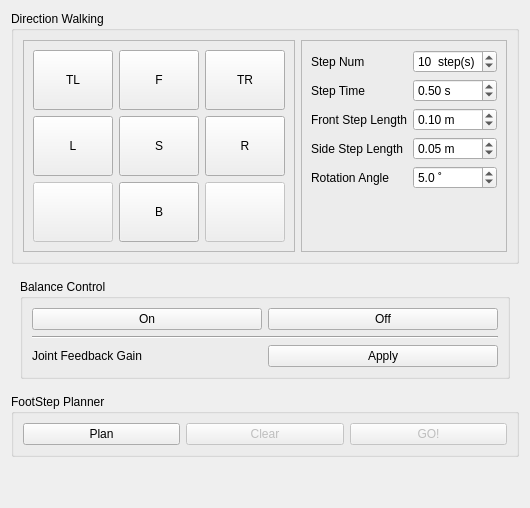
         <widget class="QWidget" name="tab_walking_module">
          <property name="enabled">
           <bool>true</bool>
          </property>
          <attribute name="title">
           <string>Walking</string>
          </attribute>
          <layout class="QVBoxLayout" name="verticalLayout_5">
           <item>
            <widget class="QGroupBox" name="groupBox">
             <property name="title">
              <string>Direction Walking</string>
             </property>
             <layout class="QHBoxLayout" name="horizontalLayout_3">
              <item>
               <widget class="QFrame" name="directon_walking_frame">
                <property name="frameShape">
                 <enum>QFrame::StyledPanel</enum>
                </property>
                <layout class="QGridLayout" name="gridLayout_4">
                 <item row="0" column="0">
                  <widget class="QPushButton" name="A0_button_fl">
                   <property name="minimumSize">
                    <size>
                     <width>60</width>
                     <height>60</height>
                    </size>
                   </property>
                   <property name="maximumSize">
                    <size>
                     <width>100</width>
                     <height>100</height>
                    </size>
                   </property>
                   <property name="text">
                    <string>TL</string>
                   </property>
                  </widget>
                 </item>
                 <item row="3" column="0">
                  <widget class="QPushButton" name="C0_button_bl">
                   <property name="enabled">
                    <bool>false</bool>
                   </property>
                   <property name="minimumSize">
                    <size>
                     <width>60</width>
                     <height>60</height>
                    </size>
                   </property>
                   <property name="maximumSize">
                    <size>
                     <width>100</width>
                     <height>100</height>
                    </size>
                   </property>
                   <property name="text">
                    <string/>
                   </property>
                  </widget>
                 </item>
                 <item row="0" column="2">
                  <widget class="QPushButton" name="A2_button_fr">
                   <property name="minimumSize">
                    <size>
                     <width>60</width>
                     <height>60</height>
                    </size>
                   </property>
                   <property name="maximumSize">
                    <size>
                     <width>100</width>
                     <height>100</height>
                    </size>
                   </property>
                   <property name="text">
                    <string>TR</string>
                   </property>
                  </widget>
                 </item>
                 <item row="2" column="2">
                  <widget class="QPushButton" name="B2_button_r">
                   <property name="minimumSize">
                    <size>
                     <width>60</width>
                     <height>60</height>
                    </size>
                   </property>
                   <property name="maximumSize">
                    <size>
                     <width>100</width>
                     <height>100</height>
                    </size>
                   </property>
                   <property name="text">
                    <string>R</string>
                   </property>
                  </widget>
                 </item>
                 <item row="2" column="1">
                  <widget class="QPushButton" name="B1_button_stop">
                   <property name="enabled">
                    <bool>true</bool>
                   </property>
                   <property name="minimumSize">
                    <size>
                     <width>60</width>
                     <height>60</height>
                    </size>
                   </property>
                   <property name="maximumSize">
                    <size>
                     <width>100</width>
                     <height>100</height>
                    </size>
                   </property>
                   <property name="text">
                    <string>S</string>
                   </property>
                  </widget>
                 </item>
                 <item row="2" column="0">
                  <widget class="QPushButton" name="B0_button_l">
                   <property name="minimumSize">
                    <size>
                     <width>60</width>
                     <height>60</height>
                    </size>
                   </property>
                   <property name="maximumSize">
                    <size>
                     <width>100</width>
                     <height>100</height>
                    </size>
                   </property>
                   <property name="text">
                    <string>L</string>
                   </property>
                  </widget>
                 </item>
                 <item row="3" column="1">
                  <widget class="QPushButton" name="C1_button_b">
                   <property name="minimumSize">
                    <size>
                     <width>60</width>
                     <height>60</height>
                    </size>
                   </property>
                   <property name="maximumSize">
                    <size>
                     <width>100</width>
                     <height>100</height>
                    </size>
                   </property>
                   <property name="text">
                    <string>B</string>
                   </property>
                  </widget>
                 </item>
                 <item row="3" column="2">
                  <widget class="QPushButton" name="C2_button_br">
                   <property name="enabled">
                    <bool>false</bool>
                   </property>
                   <property name="minimumSize">
                    <size>
                     <width>60</width>
                     <height>60</height>
                    </size>
                   </property>
                   <property name="maximumSize">
                    <size>
                     <width>100</width>
                     <height>100</height>
                    </size>
                   </property>
                   <property name="text">
                    <string/>
                   </property>
                  </widget>
                 </item>
                 <item row="0" column="1">
                  <widget class="QPushButton" name="A1_button_f">
                   <property name="minimumSize">
                    <size>
                     <width>60</width>
                     <height>60</height>
                    </size>
                   </property>
                   <property name="maximumSize">
                    <size>
                     <width>100</width>
                     <height>100</height>
                    </size>
                   </property>
                   <property name="text">
                    <string>F</string>
                   </property>
                  </widget>
                 </item>
                </layout>
               </widget>
              </item>
              <item>
               <widget class="QFrame" name="direction_param_frame">
                <property name="frameShape">
                 <enum>QFrame::StyledPanel</enum>
                </property>
                <property name="frameShadow">
                 <enum>QFrame::Plain</enum>
                </property>
                <layout class="QFormLayout" name="formLayout">
                 <item row="2" column="1">
                  <widget class="QSpinBox" name="A1_spinbox_step_num">
                   <property name="suffix">
                    <string>  step(s)</string>
                   </property>
                   <property name="minimum">
                    <number>2</number>
                   </property>
                   <property name="value">
                    <number>10</number>
                   </property>
                  </widget>
                 </item>
                 <item row="2" column="0">
                  <widget class="QLabel" name="A0_label_step_num">
                   <property name="text">
                    <string>Step Num</string>
                   </property>
                  </widget>
                 </item>
                 <item row="4" column="0">
                  <widget class="QLabel" name="B0_label_f_step_length">
                   <property name="text">
                    <string>Front Step Length</string>
                   </property>
                  </widget>
                 </item>
                 <item row="4" column="1">
                  <widget class="QDoubleSpinBox" name="B1_spinbox_f_step_length">
                   <property name="suffix">
                    <string> m</string>
                   </property>
                   <property name="decimals">
                    <number>2</number>
                   </property>
                   <property name="maximum">
                    <double>2.000000000000000</double>
                   </property>
                   <property name="singleStep">
                    <double>0.010000000000000</double>
                   </property>
                   <property name="value">
                    <double>0.100000000000000</double>
                   </property>
                  </widget>
                 </item>
                 <item row="5" column="0">
                  <widget class="QLabel" name="C0_label_s_step_length">
                   <property name="text">
                    <string>Side Step Length</string>
                   </property>
                  </widget>
                 </item>
                 <item row="5" column="1">
                  <widget class="QDoubleSpinBox" name="C1_spinbox_s_step_length">
                   <property name="suffix">
                    <string> m</string>
                   </property>
                   <property name="decimals">
                    <number>2</number>
                   </property>
                   <property name="maximum">
                    <double>2.000000000000000</double>
                   </property>
                   <property name="singleStep">
                    <double>0.010000000000000</double>
                   </property>
                   <property name="value">
                    <double>0.050000000000000</double>
                   </property>
                  </widget>
                 </item>
                 <item row="6" column="0">
                  <widget class="QLabel" name="D0_label_r_angle">
                   <property name="text">
                    <string>Rotation Angle</string>
                   </property>
                  </widget>
                 </item>
                 <item row="6" column="1">
                  <widget class="QDoubleSpinBox" name="D1_spinbox_r_angle">
                   <property name="suffix">
                    <string> ˚</string>
                   </property>
                   <property name="decimals">
                    <number>1</number>
                   </property>
                   <property name="maximum">
                    <double>180.000000000000000</double>
                   </property>
                   <property name="singleStep">
                    <double>5.000000000000000</double>
                   </property>
                   <property name="value">
                    <double>5.000000000000000</double>
                   </property>
                  </widget>
                 </item>
                 <item row="3" column="0">
                  <widget class="QLabel" name="AB0_label_step_time">
                   <property name="text">
                    <string>Step Time</string>
                   </property>
                  </widget>
                 </item>
                 <item row="3" column="1">
                  <widget class="QDoubleSpinBox" name="AB1_spinbox_step_time">
                   <property name="suffix">
                    <string> s</string>
                   </property>
                   <property name="maximum">
                    <double>10.000000000000000</double>
                   </property>
                   <property name="singleStep">
                    <double>0.010000000000000</double>
                   </property>
                   <property name="value">
                    <double>0.500000000000000</double>
                   </property>
                  </widget>
                 </item>
                </layout>
               </widget>
              </item>
             </layout>
            </widget>
           </item>
           <item>
            <widget class="QWidget" name="widget" native="true">
             <layout class="QVBoxLayout" name="verticalLayout_6">
              <item>
               <widget class="QGroupBox" name="groupBox_3">
                <property name="title">
                 <string>Balance Control</string>
                </property>
                <layout class="QGridLayout" name="gridLayout_9">
                 <item row="0" column="0" colspan="2">
                  <widget class="QPushButton" name="button_balance_on">
                   <property name="text">
                    <string>On</string>
                   </property>
                  </widget>
                 </item>
                 <item row="0" column="2" colspan="2">
                  <widget class="QPushButton" name="button_balance_off">
                   <property name="text">
                    <string>Off</string>
                   </property>
                  </widget>
                 </item>
                 <item row="2" column="2" colspan="2">
                  <widget class="QPushButton" name="button_feedback_gain_apply">
                   <property name="text">
                    <string>Apply</string>
                   </property>
                  </widget>
                 </item>
                 <item row="1" column="0" colspan="4">
                  <widget class="Line" name="line_5">
                   <property name="orientation">
                    <enum>Qt::Horizontal</enum>
                   </property>
                  </widget>
                 </item>
                 <item row="2" column="0" colspan="2">
                  <widget class="QLabel" name="label_10">
                   <property name="text">
                    <string>Joint Feedback Gain</string>
                   </property>
                  </widget>
                 </item>
                </layout>
               </widget>
              </item>
             </layout>
            </widget>
           </item>
           <item>
            <widget class="QGroupBox" name="footstep_planner_widget">
             <property name="title">
              <string>FootStep Planner</string>
             </property>
             <layout class="QGridLayout" name="gridLayout_8">
              <item row="0" column="0">
               <widget class="QPushButton" name="A0_button_get_step">
                <property name="enabled">
                 <bool>true</bool>
                </property>
                <property name="text">
                 <string>Plan</string>
                </property>
               </widget>
              </item>
              <item row="0" column="1">
               <widget class="QPushButton" name="A1_button_clear_step">
                <property name="enabled">
                 <bool>false</bool>
                </property>
                <property name="text">
                 <string>Clear</string>
                </property>
               </widget>
              </item>
              <item row="0" column="2">
               <widget class="QPushButton" name="A2_button_go_walking">
                <property name="enabled">
                 <bool>false</bool>
                </property>
                <property name="text">
                 <string>GO!</string>
                </property>
               </widget>
              </item>
             </layout>
            </widget>
           </item>
           <item>
            <spacer name="verticalSpacer_2">
             <property name="orientation">
              <enum>Qt::Vertical</enum>
             </property>
             <property name="sizeHint" stdset="0">
              <size>
               <width>20</width>
               <height>40</height>
              </size>
             </property>
            </spacer>
           </item>
          </layout>
         </widget>
